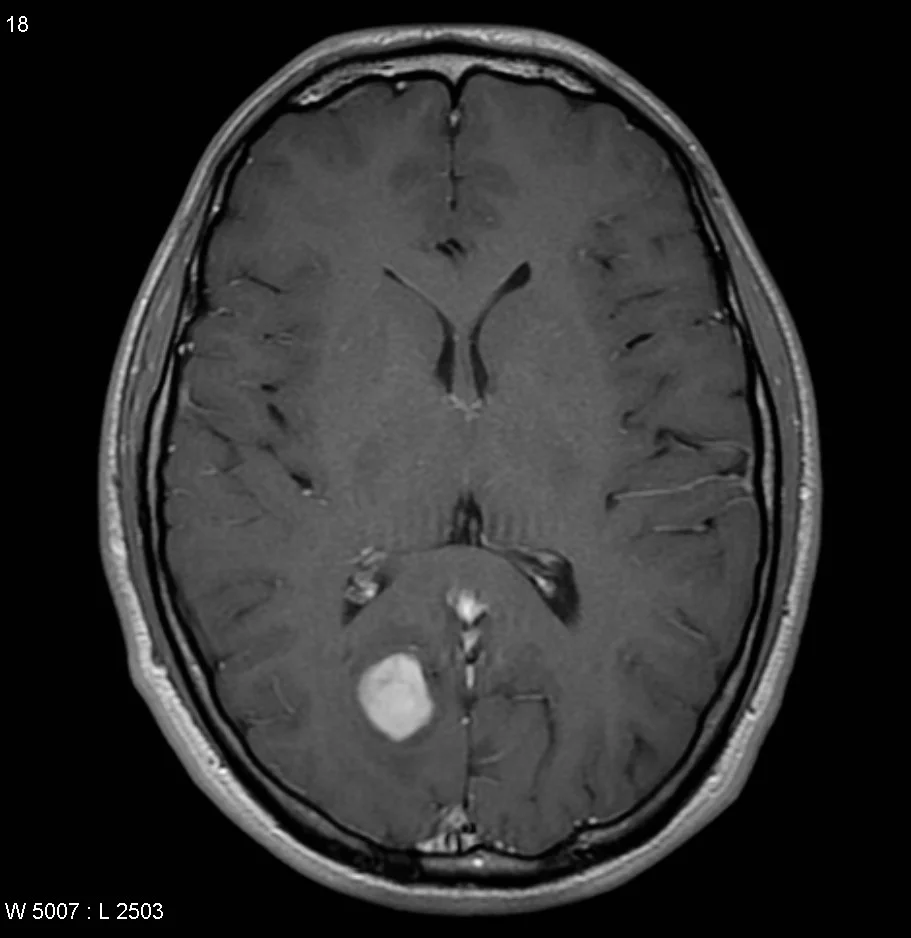
%> input picture Image restoration from noise/Picture1.png, 911 x 938 px
$ octave image_restoration.m   (GNU Octave 9; MATLAB toolbox functions it lacks are replaced by stand-ins)
%> lines starting %> are read from the running program, lines starting %| are printed output that depends on the picture
%% i. Geometric Mean filter
img = imread('Picture1.png');
%> img is the input picture: size 938x911x3 uint8; mean R, G, B 47.5, 47.4, 47.5
j = imnoise(img, "gaussian");
I = rgb2gray(j);
I = im2double(I);
%> I: size 938x911 double
n = 3;
F = exp(imfilter(log(I), ones(n, n), 'replicate')).^(1/(n*n));
subplot(2, 3, 1), imshow(img), title('Original Image');
subplot(2, 3, 2), imshow(j), title('After apply noise');
subplot(2, 3, 3), imshow(F), title('GMF');

%% ii. Harmonic Mean filter
img = imread('Picture1.png');
j = imnoise(img, "gaussian");
I = rgb2gray(j);
%> I: size 938x911 uint8
I = im2double(I);
%> I: size 938x911 double
n = 3;
SF = (n*n)./imfilter(1./(I+eps), ones(n, n),'replicate');
subplot(2, 3, 1), imshow(img), title('Original Image');
subplot(2, 3, 2), imshow(j), title('After apply gaussian noise');
subplot(2, 3, 3), imshow(SF), title('HMF');

%% iii. Contra-harmonic Mean filter
img = imread('Picture1.png');
j = imnoise(img, "gaussian");
I = rgb2gray(j);
%> I: size 938x911 uint8
I = im2double(I);
%> I: size 938x911 double
n = 3;
order = 1;
SF = imfilter(I.^(order+1), ones(n, n),'replicate')./(imfilter(I.^(order), ones(n, n),'replicate')+eps);
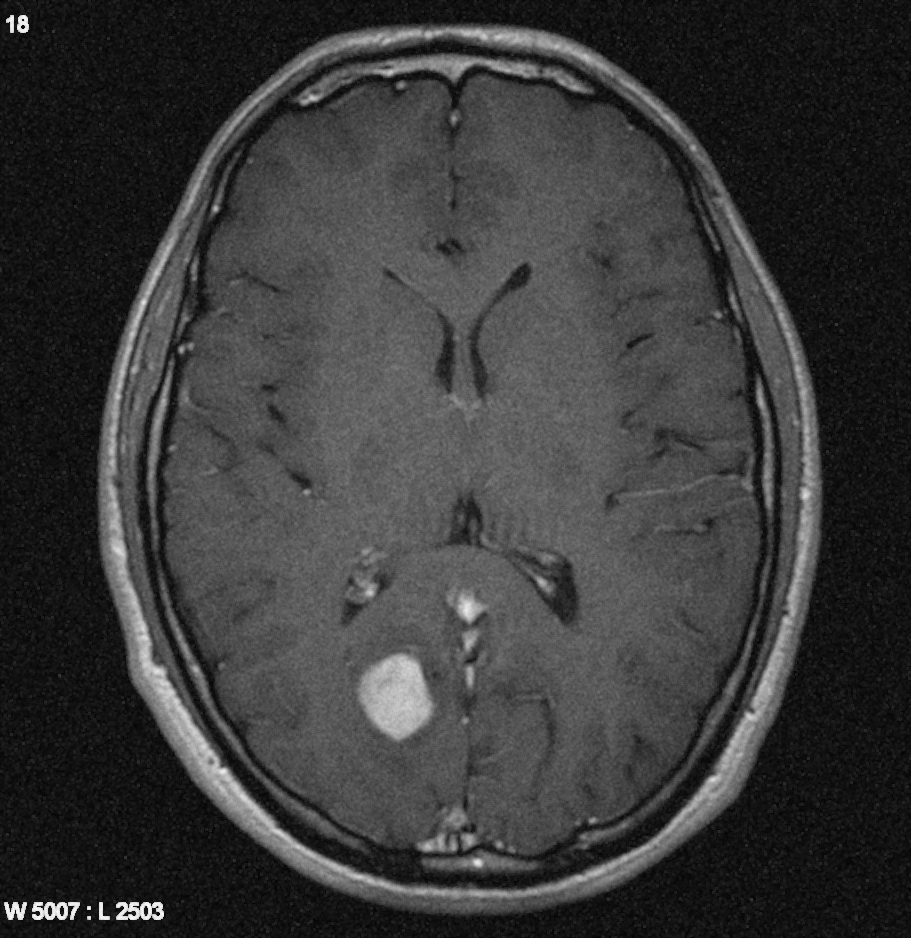
%> SF: size 938x911 double; min 0.00588, max 0.985, mean 0.226
subplot(2, 3, 1), imshow(img), title('Original Image');
subplot(2, 3, 2), imshow(j), title('After apply gaussian noise');
subplot(2, 3, 3), imshow(SF), title('CHMF');

%% i. Median filter
img = imread('Picture1.png');
j = imnoise(img, "gaussian");
I = rgb2gray(j);
%> I: size 938x911 uint8
I = im2double(I);
%> I: size 938x911 double
B = ordfilt2(I,5,ones(3,3));
subplot(2, 3, 1), imshow(img), title('Original Image');
subplot(2, 3, 2), imshow(j), title('After apply gaussian noise');
subplot(2, 3, 3), imshow(B), title('Median Filter');

%% ii. Maximum filter
img = imread('Picture1.png');
j = imnoise(img, "gaussian");
I = rgb2gray(j);
%> I: size 938x911 uint8
I = im2double(I);
%> I: size 938x911 double
B = ordfilt2(I,9,ones(3,3));
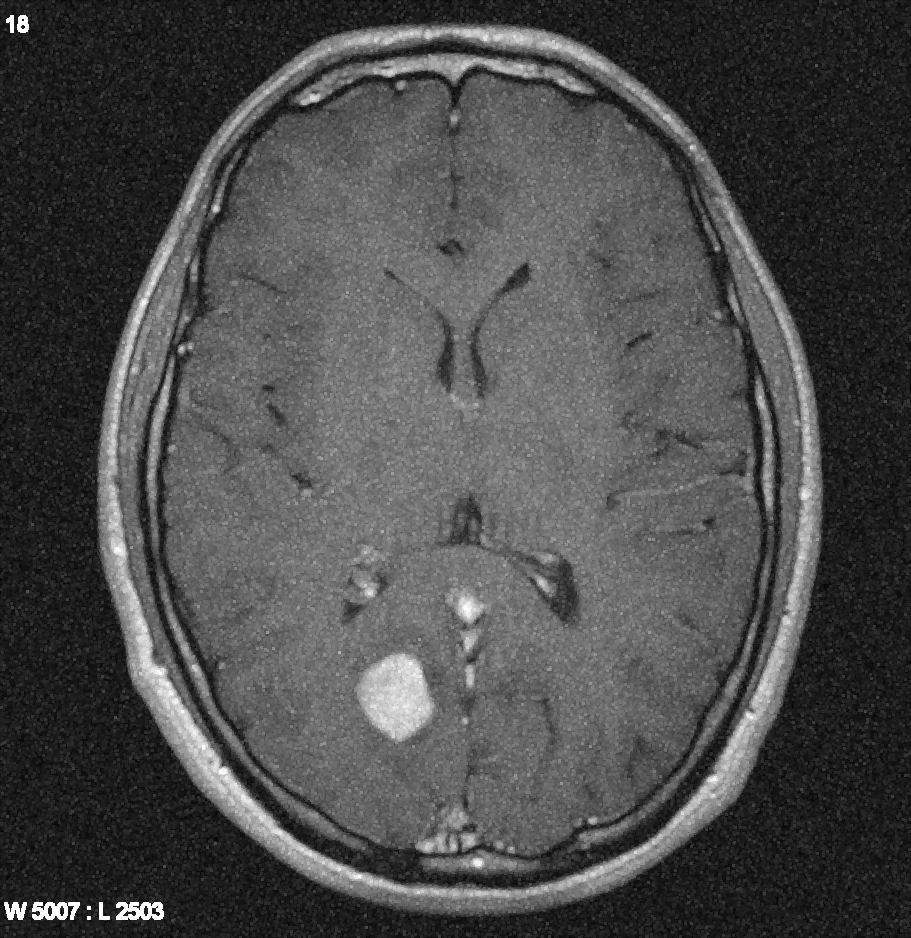
%> B: size 938x911 double; min 0.00784, max 1, mean 0.294
subplot(2, 3, 1), imshow(img), title('Original Image');
subplot(2, 3, 2), imshow(j), title('After apply gaussian noise');
subplot(2, 3, 3), imshow(B), title('Maximum Filter');

%% iii. Minimum filter
img = imread('Picture1.png');
j = imnoise(img, "gaussian");
I = rgb2gray(j);
%> I: size 938x911 uint8
I = im2double(I);
%> I: size 938x911 double
B = ordfilt2(I,1,ones(3,3));
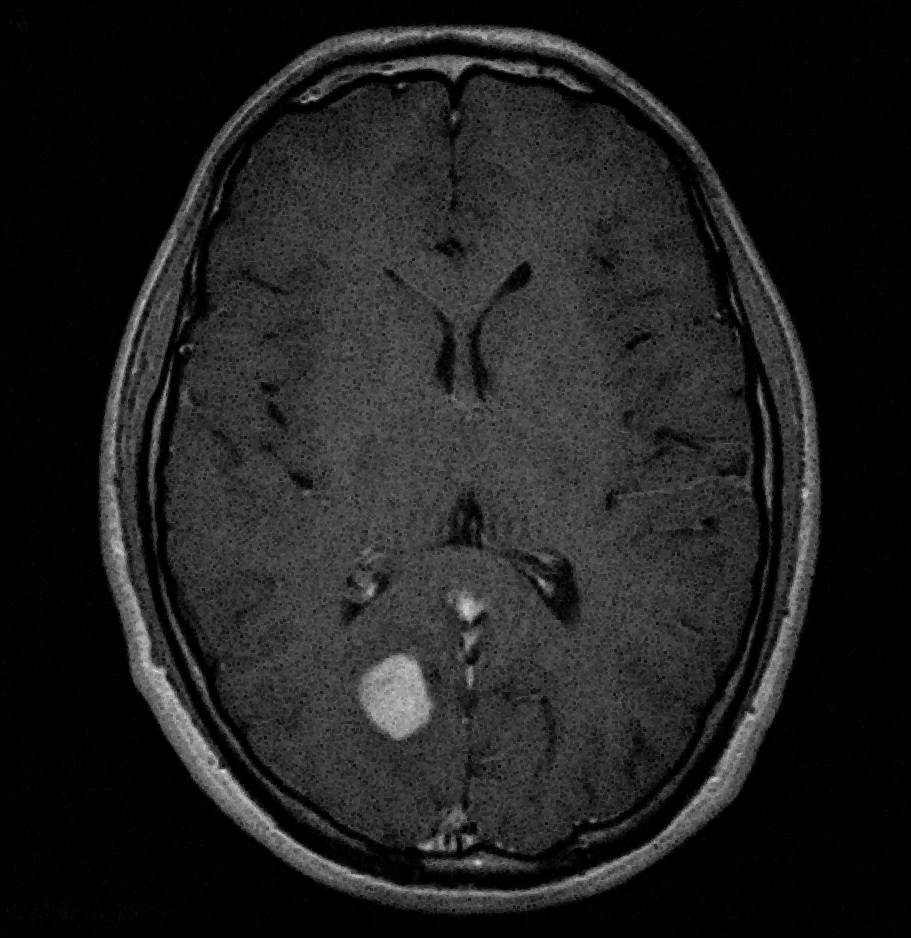
%> B: size 938x911 double; min 0, max 0.89, mean 0.125
subplot(2, 3, 1), imshow(img), title('Original Image');
subplot(2, 3, 2), imshow(j), title('After apply gaussian noise');
subplot(2, 3, 3), imshow(B), title('Minimum Filter');

%% iv. Midpoint filter
img = imread('Picture1.png');
j = imnoise(img, "gaussian");
I = rgb2gray(j);
%> I: size 938x911 uint8
I = im2double(I);
%> I: size 938x911 double
min = ordfilt2(I,1,ones(3,3));
max = ordfilt2(I,9,ones(3,3));
B = imlincomb(0.5,min,0.5,max);
midpointimage = B;
subplot(2, 3, 1), imshow(img), title('Original Image');
subplot(2, 3, 2), imshow(j), title('After apply gaussian noise');
subplot(2, 3, 3), imshow(B), title('Midpoint Filter');

%% v. Alpha-trimmed filter
img = imread('Picture1.png');
j = imnoise(img, "gaussian");
I = rgb2gray(j);
%> I: size 938x911 uint8
I = im2double(I);
%> I: size 938x911 double
n = 3;
d = 2;
w = ones(n, n)/((n*n)-d);
B = imfilter(I, w,'replicate', 'same');
subplot(2, 3, 1), imshow(img), title('Original Image');
subplot(2, 3, 2), imshow(j), title('After apply gaussian noise');
subplot(2, 3, 3), imshow(B), title('Alpha-trimmed Filter');
%> after `imshow(B)`:
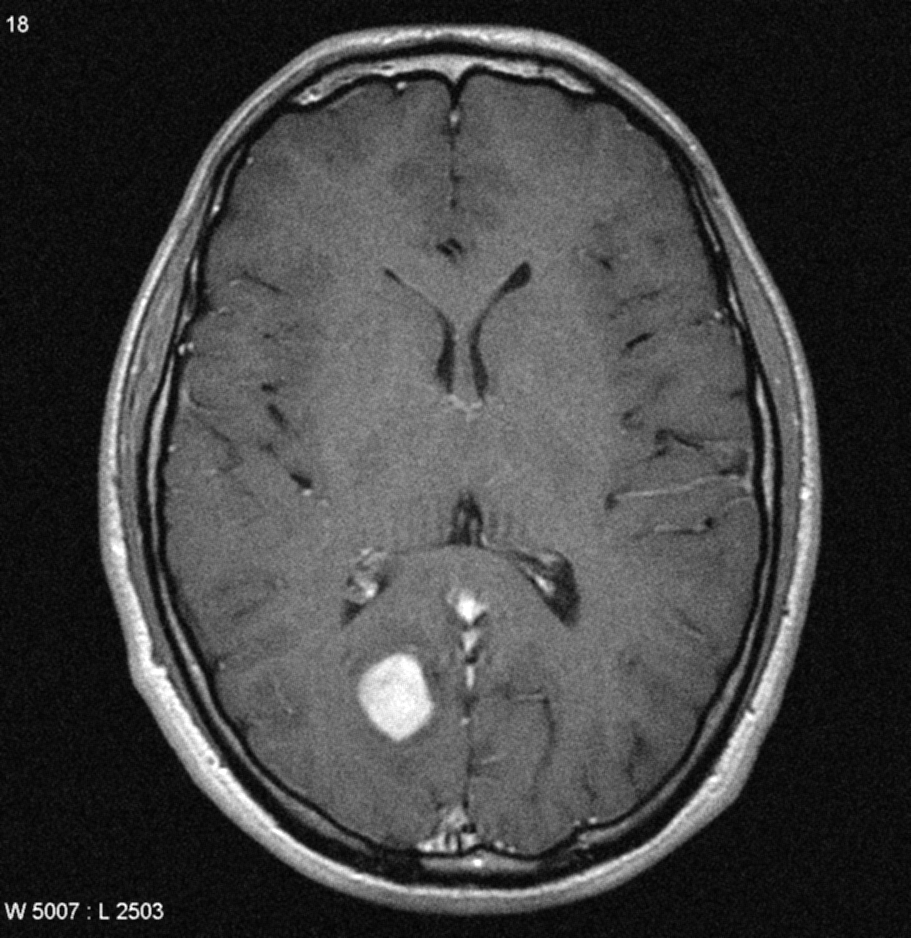
%> displayed picture: size 938x911, on the screen's scale of 0 to 255; min 1, max 255, mean 66.3
